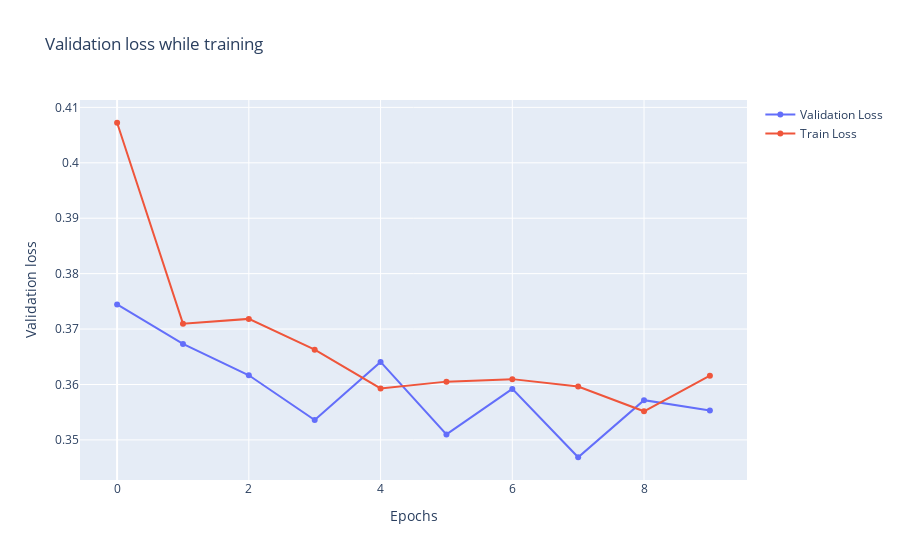

Notebook code for this chart:
### Code cell
fig = go.Figure()

loss_df = pd.DataFrame(
    {"validation_loss": validation_loss_ls, "train_loss": ls_train_loss}
)


fig.add_trace(
    go.Scatter(
        x=loss_df.index,
        y=loss_df["validation_loss"],
        mode="lines+markers",
        name="Validation Loss",
    )
)

fig.add_trace(
    go.Scatter(
        x=loss_df.index,
        y=loss_df["train_loss"],
        mode="lines+markers",
        name="Train Loss",
    )
)

fig.update_layout(
    title="Validation loss while training",
    xaxis_title="Epochs",
    yaxis_title="Validation loss",
)
fig.show()

### Figure 1 — Plotly figure (JSON) as saved in the notebook; plotly's stock layout.template omitted (floating-point values rounded to 4 significant figures)
{"data": [{"mode": "lines+markers", "name": "Validation Loss", "type": "scatter", "x": [0, 1, 2, 3, 4, 5, 6, 7, 8, 9], "y": [0.3744, 0.3673, 0.3617, 0.3536, 0.3641, 0.351, 0.3592, 0.3469, 0.3572, 0.3553]}, {"mode": "lines+markers", "name": "Train Loss", "type": "scatter", "x": [0, 1, 2, 3, 4, 5, 6, 7, 8, 9], "y": [0.4072, 0.371, 0.3718, 0.3663, 0.3593, 0.3605, 0.361, 0.3596, 0.3552, 0.3616]}], "layout": {"title": {"text": "Validation loss while training"}, "xaxis": {"title": {"text": "Epochs"}}, "yaxis": {"title": {"text": "Validation loss"}}}}
